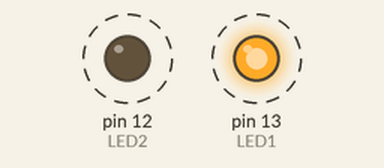
Recording of a sketch running on a simulated Arduino Uno, built with avr-gcc and run on an emulated ATmega328P. Parts: output pins drawn as LEDs (lit = HIGH). Dashed ring = blinking.

Above: at 0.2 s.
Timing chart, 0 to 3.0 s (numbered marks = the images above):
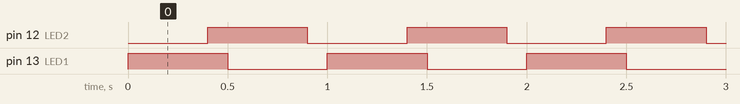

Measured:
- by itself, pin 12 (LED2), pin 13 (LED1): alternates HIGH for 0.50 s and LOW for 0.50 s
- by itself, everything shown: repeats every 1.0 s, in 4 steps

The sketch:

P2H1_IDEKE.ino
```cpp
/*
Programming HW #1
I.Dekel
TimeLord
*/
const int LED1 = 13; // Define LED1 connected to pin 13
const int LED2 = 12; // Define LED2 connected to pin 12

void setup() {
  pinMode(LED1, OUTPUT); // Set pin 13 as an output for LED1
  pinMode(LED2, OUTPUT); // Set pin 12 as an output for LED2
}

void loop() {
  // Turn on LED1 (Heart 1) for 400 milliseconds
  digitalWrite(LED1, HIGH);
  delay(400);

  // Turn on LED2 (Heart 2) for 100 milliseconds
  digitalWrite(LED2, HIGH);
  delay(100);

  // Turn off LED1 (Heart 1)
  digitalWrite(LED1, LOW);
  delay(400);

  // Turn off LED2 (Heart 2)
  digitalWrite(LED2, LOW);
  delay(100);
}
```
